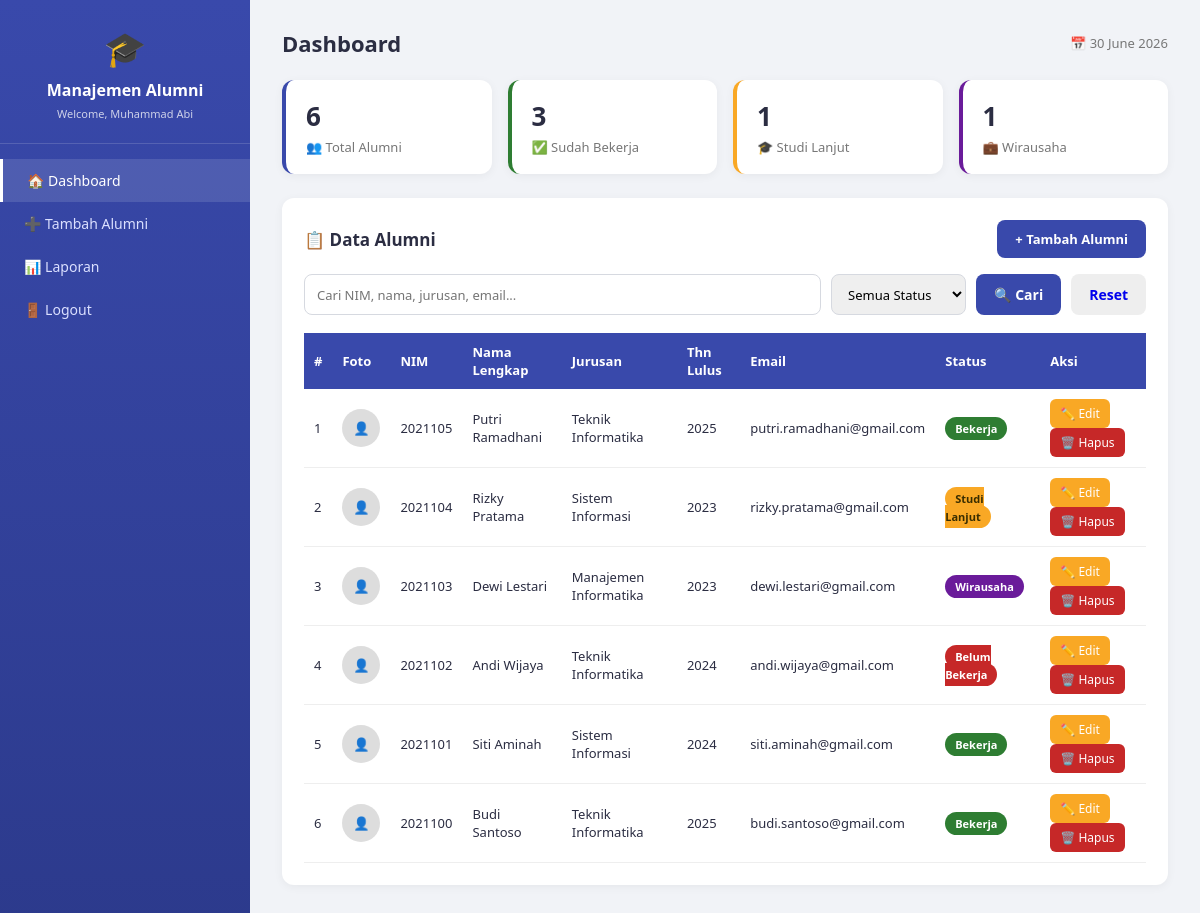
Page /view/alumni/dashboard.php (signed in) on the committed database.
### tables this page shows
CREATE TABLE IF NOT EXISTS alumni (
    id INT AUTO_INCREMENT PRIMARY KEY,
    nim VARCHAR(20) NOT NULL UNIQUE,
    nama_lengkap VARCHAR(100) NOT NULL,
    jurusan VARCHAR(100) NOT NULL,
    tahun_lulus YEAR NOT NULL,
    email VARCHAR(100) NOT NULL,
    no_telepon VARCHAR(20) NOT NULL,
    pekerjaan_saat_ini VARCHAR(100) DEFAULT '-',
    alamat TEXT,
    foto VARCHAR(255) DEFAULT NULL,
    status ENUM('Bekerja','Belum Bekerja','Wirausaha','Studi Lanjut') DEFAULT 'Belum Bekerja',
    created_at TIMESTAMP DEFAULT CURRENT_TIMESTAMP,
    updated_at TIMESTAMP DEFAULT CURRENT_TIMESTAMP ON UPDATE CURRENT_TIMESTAMP
);

### controller/AlumniController.php (called while the page is built, shortened)
<?php
require_once __DIR__ . '/../model/Alumni.php';
class AlumniController
{
    private $alumniModel;
    public function __construct()
    {
        $database = new Database();
        $db = $database->getConnection();
        $this->alumniModel = new Alumni($db);
    }
    public function getData($keyword = '', $status = '')
    {
        return $this->alumniModel->getAll();
    }
    public function getStats()
    {
        return [
            'total' => $this->alumniModel->countAll(),
            'bekerja' => $this->alumniModel->countByStatus('Bekerja'),
            'belum_bekerja' => $this->alumniModel->countByStatus('Belum Bekerja'),
            'wirausaha' => $this->alumniModel->countByStatus('Wirausaha'),
            'studi_lanjut' => $this->alumniModel->countByStatus('Studi Lanjut'),
        ];
    }
}

### model/Model.php (called while the page is built, shortened)
<?php
abstract class Model
{
    public function __construct($db)
    {
        $this->conn = $db;
    }
}

### model/Alumni.php (called while the page is built, shortened)
<?php
require_once __DIR__ . '/Model.php';
class Alumni extends Model
{
    protected $table = "alumni";
    public function getAll()
    {
        $sql = "SELECT * FROM {$this->table} ORDER BY id DESC";
        $stmt = $this->conn->prepare($sql);
        $stmt->execute();
        return $stmt->fetchAll(PDO::FETCH_ASSOC);
    }
    public function countAll()
    {
        return $this->conn->query("SELECT COUNT(*) AS total FROM {$this->table}")->fetch(PDO::FETCH_ASSOC)['total'];
    }
    public function countByStatus($status)
    {
        $stmt = $this->conn->prepare("SELECT COUNT(*) AS total FROM {$this->table} WHERE status = :status");
        $stmt->bindParam(':status', $status);
        $stmt->execute();
        return $stmt->fetch(PDO::FETCH_ASSOC)['total'];
    }
}

### view/alumni/dashboard.php (the view, shortened to what this page needs)
<?php
require_once __DIR__ . '/../../controller/AlumniController.php';
$controller = new AlumniController();
$keyword = trim($_GET['keyword'] ?? '');
$statusFilter = $_GET['status'] ?? '';
$data = $controller->getData($keyword, $statusFilter);
$stats = $controller->getStats();
function badgeClass($status) {
    return match ($status) {
        'Bekerja' => 'bekerja',
        'Belum Bekerja' => 'belum',
        'Wirausaha' => 'wirausaha',
        'Studi Lanjut' => 'studi',
        default => 'belum',
    };
}
?>
<!DOCTYPE html>
<html lang="id">
<head>
    <link rel="stylesheet" href="../../public/css/style.css">
</head>
<body>
<div class="layout">
    <?php include __DIR__ . '/../layout/sidebar.php'; ?>
    <div class="main-content">
        <div class="topbar">
            <h1>Dashboard</h1>
            <div class="date">📅 <?= date('d F Y') ?></div>
        </div>
        <div class="stat-grid">
            <div class="stat-card">
                <h4><?= $stats['total'] ?></h4>
                <p>👥 Total Alumni</p>
            </div>
            <div class="stat-card green">
                <h4><?= $stats['bekerja'] ?></h4>
                <p>✅ Sudah Bekerja</p>
            </div>
            <div class="stat-card yellow">
                <h4><?= $stats['studi_lanjut'] ?></h4>
                <p>🎓 Studi Lanjut</p>
            </div>
            <div class="stat-card purple">
                <h4><?= $stats['wirausaha'] ?></h4>
                <p>💼 Wirausaha</p>
            </div>
        </div>
        <div class="panel">
            <div class="panel-head">
                <h3>📋 Data Alumni</h3>
                <a href="tambah.php" class="btn-add">+ Tambah Alumni</a>
            </div>
            <form method="GET" class="search-bar" style="margin-bottom:18px;">
                <input type="text" name="keyword" placeholder="Cari NIM, nama, jurusan, email..." value="<?= htmlspecialchars($keyword) ?>" style="flex:1;min-width:200px;">
                <select name="status">
                    <option value="">Semua Status</option>
                </select>
                <button type="submit" class="btn btn-primary" style="width:auto;">🔍 Cari</button>
                <a href="dashboard.php" class="btn" style="background:#eee;width:auto;">Reset</a>
            </form>
            <div style="overflow-x:auto;">
            <table>
                <thead>
                <tr>
                    <th>#</th>
                    <th>Foto</th>
                    <th>NIM</th>
                    <th>Nama Lengkap</th>
                    <th>Jurusan</th>
                    <th>Thn Lulus</th>
                    <th>Email</th>
                    <th>Status</th>
                    <th>Aksi</th>
                </tr>
                </thead>
                <tbody>
                <?php if (empty($data)): ?>
                    <tr><td colspan="9" class="empty-state">Tidak ada data ditemukan</td></tr>
                <?php else: ?>
                    <?php foreach ($data as $i => $row): ?>
                        <tr>
                            <td><?= $i + 1 ?></td>
                            <td>
                                <?php if (!empty($row['foto'])): ?>
                                    <img src="../../public/uploads/<?= htmlspecialchars($row['foto']) ?>" class="foto-thumb">
                                <?php else: ?>
                                    <div class="foto-thumb" style="background:#ddd;display:flex;align-items:center;justify-content:center;">👤</div>
                                <?php endif; ?>
                            </td>
                            <td><?= htmlspecialchars($row['nim']) ?></td>
                            <td><?= htmlspecialchars($row['nama_lengkap']) ?></td>
                            <td><?= htmlspecialchars($row['jurusan']) ?></td>
                            <td><?= htmlspecialchars($row['tahun_lulus']) ?></td>
                            <td><?= htmlspecialchars($row['email']) ?></td>
                            <td><span class="badge <?= badgeClass($row['status']) ?>"><?= htmlspecialchars($row['status']) ?></span></td>
                            <td class="action-btns">
                                <a href="edit.php?id=<?= $row['id'] ?>" class="btn-edit">✏️ Edit</a>
                                <a href="dashboard.php?delete=<?= $row['id'] ?>" class="btn-delete" onclick="return confirm('Yakin ingin menghapus data ini?')">🗑️ Hapus</a>
                            </td>
                        </tr>
                    <?php endforeach; ?>
                <?php endif; ?>
                </tbody>
            </table>
            </div>
        </div>
    </div>
</div>
</body>
</html>

### view/layout/sidebar.php
<div class="sidebar">
    <div class="brand">
        <div class="icon">🎓</div>
        <h3>Manajemen Alumni</h3>
        <small>Welcome, <?= htmlspecialchars($_SESSION['nama_lengkap'] ?? '') ?></small>
    </div>
    <nav>
        <a href="dashboard.php" class="<?= basename($_SERVER['PHP_SELF']) === 'dashboard.php' ? 'active' : '' ?>">🏠 Dashboard</a>
        <a href="tambah.php" class="<?= basename($_SERVER['PHP_SELF']) === 'tambah.php' ? 'active' : '' ?>">➕ Tambah Alumni</a>
        <a href="laporan.php" class="<?= basename($_SERVER['PHP_SELF']) === 'laporan.php' ? 'active' : '' ?>">📊 Laporan</a>
        <a href="../auth/logout.php" onclick="return confirm('Yakin ingin logout?')">🚪 Logout</a>
    </nav>
</div>

### public/css/style.css (style rules this page uses)
* { margin: 0; padding: 0; box-sizing: border-box; font-family: 'Segoe UI', Tahoma, sans-serif; }
body { background: #f1f3f7; color: #2b2d42; }
.btn { display: inline-block; border: none; cursor: pointer; padding: 11px 18px; border-radius: 8px; font-size: 14px; font-weight: 600; text-decoration: none; text-align: center; transition: 0.2s; }
.btn-primary { background: #3949ab; color: #fff; width: 100%; }
.layout { display: flex; min-height: 100vh; }
.sidebar { width: 250px; background: linear-gradient(180deg, #3949ab, #2c3a8c); color: #fff; padding: 25px 0; flex-shrink: 0; }
.sidebar .brand { text-align: center; padding: 0 20px 20px; border-bottom: 1px solid rgba(255,255,255,0.15); margin-bottom: 15px; }
.sidebar .brand .icon { font-size: 34px; }
.sidebar .brand h3 { margin-top: 8px; font-size: 16px; }
.sidebar .brand small { opacity: 0.75; font-size: 11px; }
.sidebar nav a { display: flex; align-items: center; gap: 10px; padding: 12px 24px; color: #dbe0ff; text-decoration: none; font-size: 14px; transition: 0.2s; }
.sidebar nav a:hover, .sidebar nav a.active { background: rgba(255,255,255,0.12); color: #fff; border-left: 3px solid #fff; }
.main-content { flex: 1; padding: 28px 32px; overflow-x: auto; }
.topbar { display: flex; justify-content: space-between; align-items: center; margin-bottom: 22px; }
.topbar h1 { font-size: 22px; }
.topbar .date { font-size: 13px; color: #777; }
.stat-grid { display: grid; grid-template-columns: repeat(auto-fit, minmax(180px, 1fr)); gap: 16px; margin-bottom: 24px; }
.stat-card { background: #fff; border-radius: 12px; padding: 18px 20px; box-shadow: 0 2px 10px rgba(0,0,0,0.05); border-left: 4px solid #3949ab; }
.stat-card h4 { font-size: 26px; }
.stat-card p { font-size: 13px; color: #777; margin-top: 4px; }
.stat-card.green { border-color: #2e7d32; }
.stat-card.yellow { border-color: #f9a825; }
.stat-card.purple { border-color: #6a1b9a; }
.panel { background: #fff; border-radius: 12px; padding: 22px; box-shadow: 0 2px 10px rgba(0,0,0,0.05); margin-bottom: 22px; }
.panel-head { display: flex; justify-content: space-between; align-items: center; margin-bottom: 16px; flex-wrap: wrap; gap: 10px; }
.panel-head h3 { font-size: 17px; }
.search-bar { display: flex; gap: 10px; flex-wrap: wrap; }
.search-bar input, .search-bar select { padding: 9px 12px; border: 1px solid #d6d9e0; border-radius: 8px; font-size: 13px; }
table { width: 100%; border-collapse: collapse; font-size: 13px; }
table th { background: #3949ab; color: #fff; padding: 10px; text-align: left; }
table td { padding: 10px; border-bottom: 1px solid #eee; vertical-align: middle; }
.badge { padding: 4px 10px; border-radius: 20px; font-size: 11px; font-weight: 700; color: #fff; }
.badge.bekerja { background: #2e7d32; }
.badge.belum { background: #c62828; }
.badge.wirausaha { background: #6a1b9a; }
.badge.studi { background: #f9a825; color: #3a2e00; }
.action-btns a { display: inline-block; padding: 6px 10px; border-radius: 6px; font-size: 12px; text-decoration: none; margin-right: 4px; color: #fff; }
.btn-edit { background: #f9a825; }
.btn-delete { background: #c62828; }
.btn-add { background: #3949ab; color: #fff; padding: 10px 18px; border-radius: 8px; text-decoration: none; font-size: 13px; font-weight: 600; }
.foto-thumb { width: 38px; height: 38px; border-radius: 50%; object-fit: cover; }

### rows in the picture
alumni: nim "2021105", nama_lengkap "Putri Ramadhani", jurusan "Teknik Informatika", tahun_lulus "2025", email "putri.ramadhani@gmail.com", status "Bekerja"
alumni: nim "2021104", nama_lengkap "Rizky Pratama", jurusan "Sistem Informasi", tahun_lulus "2023", email "rizky.pratama@gmail.com", status "Studi Lanjut"
alumni: nim "2021103", nama_lengkap "Dewi Lestari", jurusan "Manajemen Informatika", tahun_lulus "2023", email "dewi.lestari@gmail.com", status "Wirausaha"
alumni: nim "2021102", nama_lengkap "Andi Wijaya", jurusan "Teknik Informatika", tahun_lulus "2024", email "andi.wijaya@gmail.com", status "Belum Bekerja"
alumni: nim "2021101", nama_lengkap "Siti Aminah", jurusan "Sistem Informasi", tahun_lulus "2024", email "siti.aminah@gmail.com", status "Bekerja"
alumni: nim "2021100", nama_lengkap "Budi Santoso", jurusan "Teknik Informatika", tahun_lulus "2025", email "budi.santoso@gmail.com", status "Bekerja"

### other values in the picture
$_SESSION['nama_lengkap'] "Muhammad Abi"
$stats['total'] "6"
$stats['bekerja'] "3"
$stats['studi_lanjut'] "1"
$stats['wirausaha'] "1"
